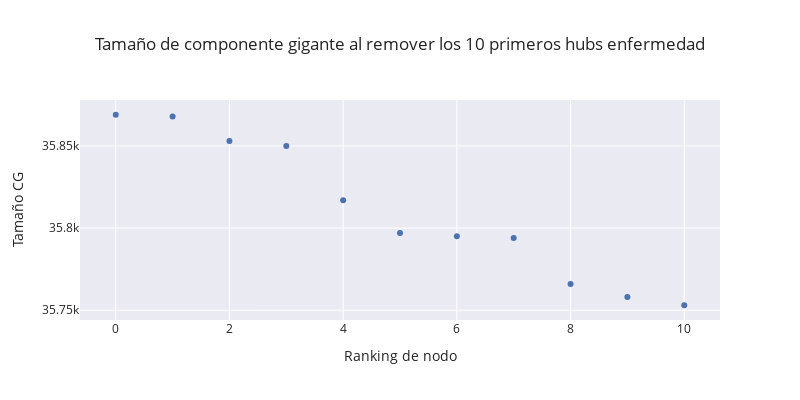
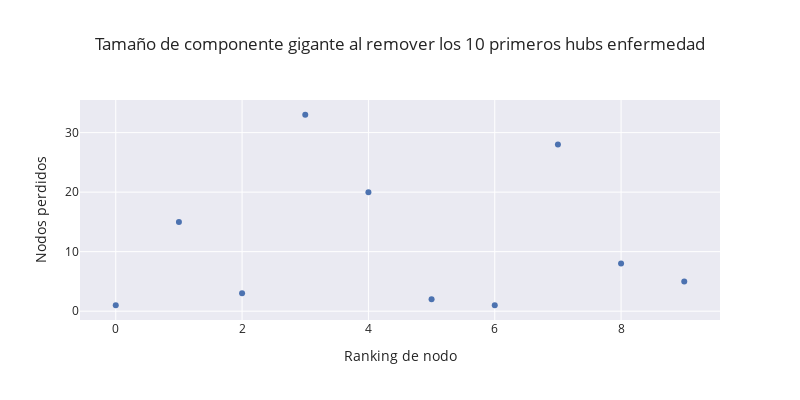

The notebook cell these images were saved under, in order:
### Code cell
G2 = G.copy()
sizes = [gc_size(G2)]
for hub in highest_ranking:
    G2.remove_node(hub)
    sizes.append(gc_size(G2))

size_difference = [sizes[i-1] - sizes[i] for i in range(len(sizes))][1:]

fig = px.scatter(x=np.arange(len(sizes)),y=sizes,width=800, height=400, title="Tamaño de componente gigante al remover los 10 primeros hubs enfermedad").update_layout(xaxis_title="Ranking de nodo", yaxis_title="Tamaño CG")
fig.show()

fig2 = px.scatter(x=np.arange(len(sizes)-1),y=size_difference,width=800, height=400, title="Tamaño de componente gigante al remover los 10 primeros hubs enfermedad").update_layout(xaxis_title="Ranking de nodo", yaxis_title="Nodos perdidos")
fig2.show()

print(f"Al remover el hub más importante pierdo {sizes[0]-sizes[1]} nodos de la componente gigante \nAl remover los primeros 10, en total, pierdo {sizes[0] - sizes[-1]}")

### Figure 1 — Plotly figure (JSON) as saved in the notebook; plotly's stock layout.template omitted (floating-point values rounded to 4 significant figures)
{"data": [{"hovertemplate": "x=%{x}<br>y=%{y}<extra></extra>", "legendgroup": "", "marker": {"color": "rgb(76,114,176)", "symbol": "circle"}, "mode": "markers", "name": "", "orientation": "v", "showlegend": false, "type": "scatter", "x": [0, 1, 2, 3, 4, 5, 6, 7, 8, 9, 10], "xaxis": "x", "y": [35869, 35868, 35853, 35850, 35817, 35797, 35795, 35794, 35766, 35758, 35753], "yaxis": "y"}], "layout": {"height": 400, "legend": {"tracegroupgap": 0}, "title": {"text": "Tamaño de componente gigante al remover los 10 primeros hubs enfermedad"}, "width": 800, "xaxis": {"anchor": "y", "domain": [0, 1], "title": {"text": "Ranking de nodo"}}, "yaxis": {"anchor": "x", "domain": [0, 1], "title": {"text": "Tamaño CG"}}}}

### Figure 2 — Plotly figure (JSON) as saved in the notebook; plotly's stock layout.template omitted (floating-point values rounded to 4 significant figures)
{"data": [{"hovertemplate": "x=%{x}<br>y=%{y}<extra></extra>", "legendgroup": "", "marker": {"color": "rgb(76,114,176)", "symbol": "circle"}, "mode": "markers", "name": "", "orientation": "v", "showlegend": false, "type": "scatter", "x": [0, 1, 2, 3, 4, 5, 6, 7, 8, 9], "xaxis": "x", "y": [1, 15, 3, 33, 20, 2, 1, 28, 8, 5], "yaxis": "y"}], "layout": {"height": 400, "legend": {"tracegroupgap": 0}, "title": {"text": "Tamaño de componente gigante al remover los 10 primeros hubs enfermedad"}, "width": 800, "xaxis": {"anchor": "y", "domain": [0, 1], "title": {"text": "Ranking de nodo"}}, "yaxis": {"anchor": "x", "domain": [0, 1], "title": {"text": "Nodos perdidos"}}}}
